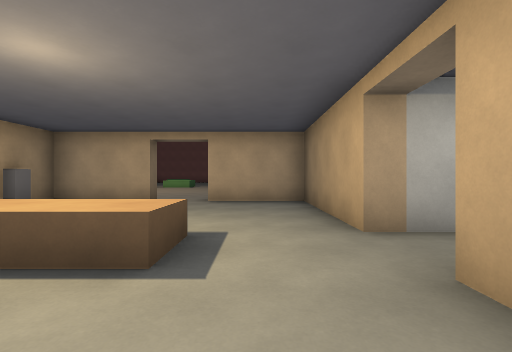
view 1 (above)

16 first-person views from a walk through a level from a Godot 3-D game. The camera is 1.3 m above the floor, looks level and sees 85° across. The floor is counted in squares, 2 m on a side. Each view is taken from the middle of a square. On the plan, view 1 faces up. The plan holds only what a view shows up to about 9 squares ahead; the rest is blank. The place goes on beyond the plan. Characters and animated objects are not drawn.

view 2
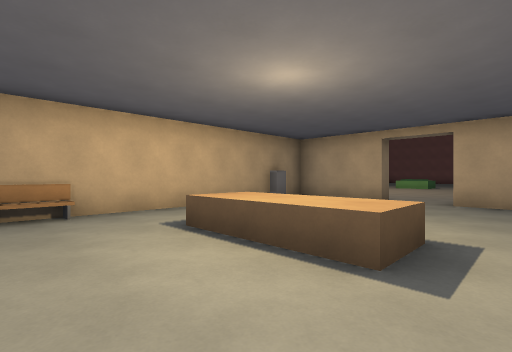

view 3
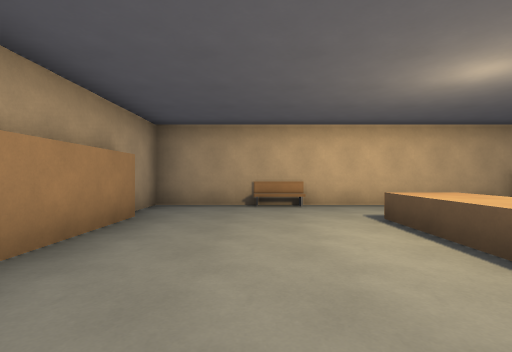

view 4
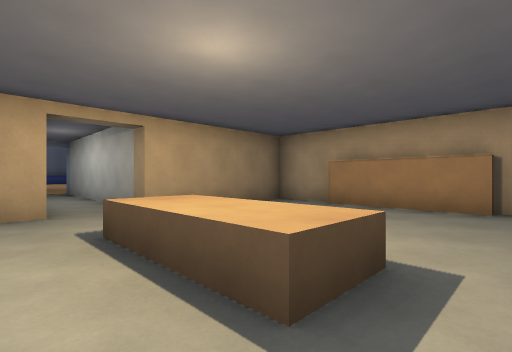

view 5
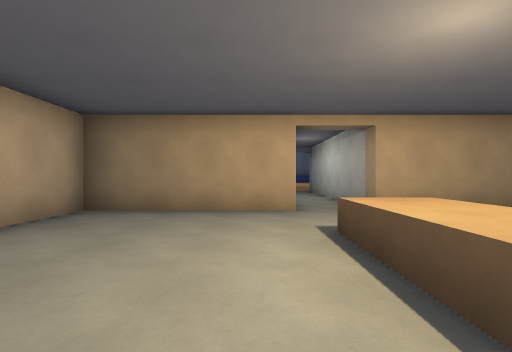

view 6
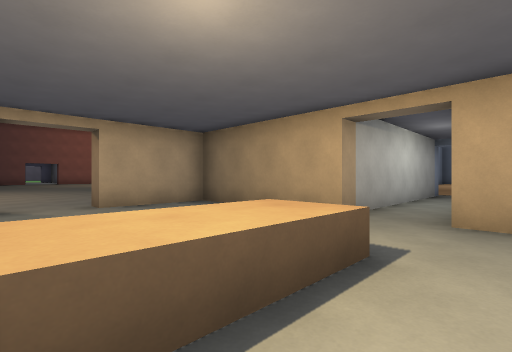

view 7
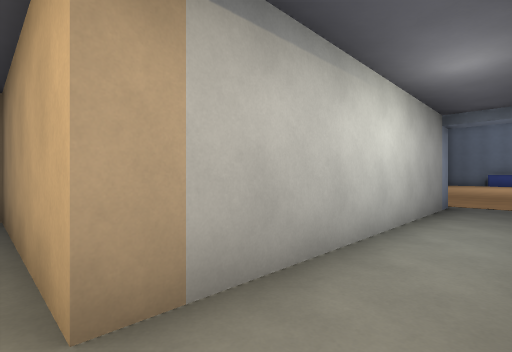

view 8
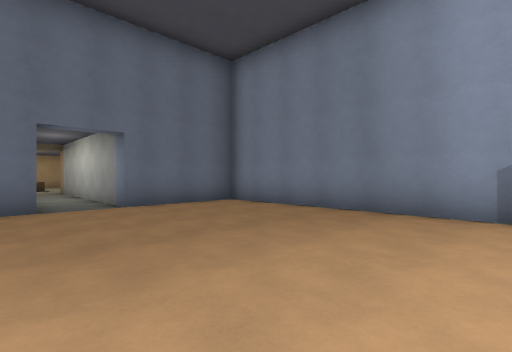

view 9
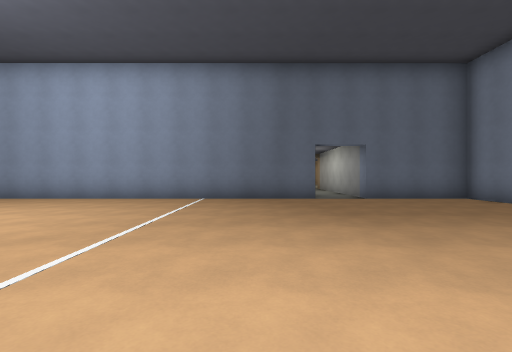

view 10
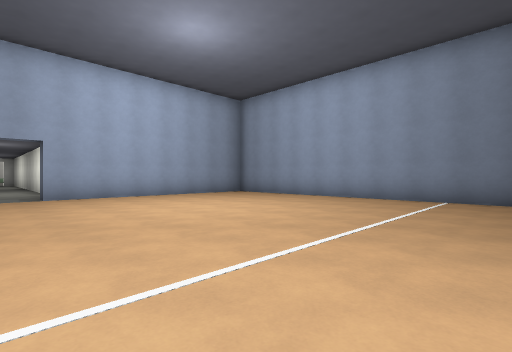

view 11
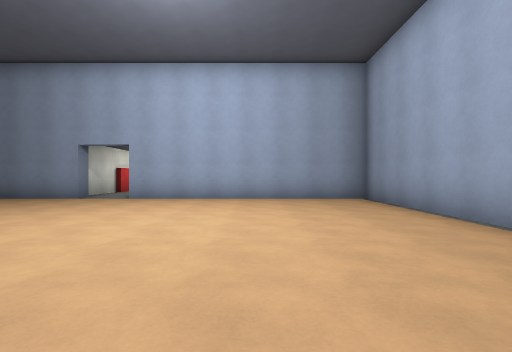

view 12
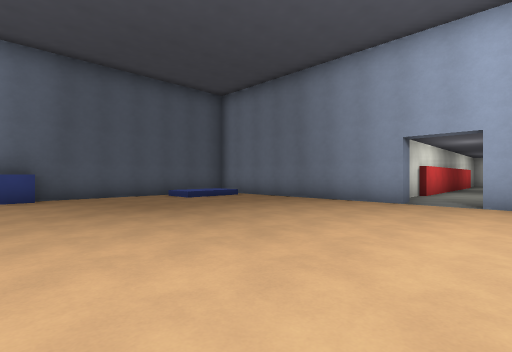

view 13
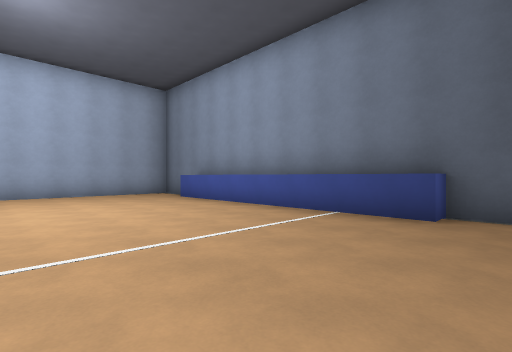

view 14
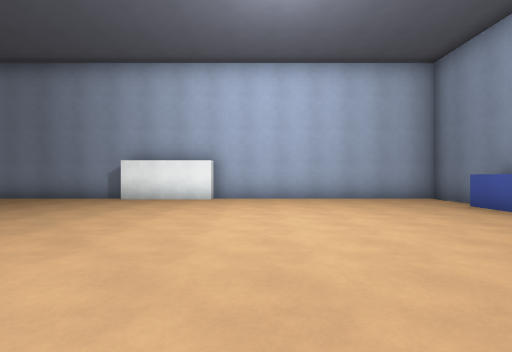

view 15
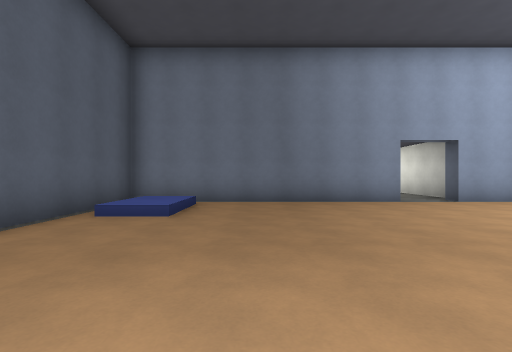

view 16
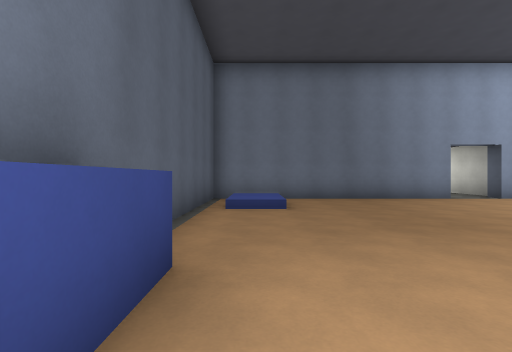

### Floor plan
Ten units are one square. View 1 is at (0, 0); x grows to the right and y downward. Boxes are objects, and circles mark ways between rooms. Rooms are numbered by the first view taken in them; rooms with no view inside come last. Other rooms are left out.
<svg viewBox="-60 -85 297 200">
<path fill="none" stroke="#000" d="M-27 -72 -52 -72 -52 23 -35 23M-50 -62 -50 -58M-4 23 13 23 13 -17 64 -17M-35 19 -5 19M77 -32 13 -32 13 -72 -12 -72M-7 -30 -7 -20 -33 -20 -33 -30 -7 -30M162 98 162 93 232 93 232 -63 168 -63 168 -58 142 -58M232 30 226 30 226 -40M77 -19 77 93 147 93 147 98M140 -63 77 -63 77 -32M142 104 142 110"/>
<rect x="-55" y="-5" width="10" height="10" fill="#bbb"><title>bench</title></rect>
<circle cx="70" cy="-25" r="3" fill="#2a7"/>
<text x="-10" y="-30">1</text>
<text x="150" y="20">2</text>
</svg>
Room 1 opens to room 2.

Where each view was taken, in squares from view 1:
view 1: 0 up, 0 right, facing up
view 2: 0 up, 0 right, facing up-left
view 3: 0 up, 1 right, facing left
view 4: 4 up, 4 left, facing down-right
view 5: 4 up, 4 left, facing right
view 6: 1 up, 3 left, facing up-right
view 7: 2 up, 1 right, facing up-right
view 8: 1 up, 14 right, facing up-left
view 9: 0 up, 16 right, facing left
view 10: 0 up, 16 right, facing down-left
view 11: 1 down, 11 right, facing down
view 12: 2 down, 14 right, facing down-right
view 13: 4 down, 18 right, facing up-right
view 14: 2 down, 18 right, facing up
view 15: 2 down, 20 right, facing down
view 16: 1 down, 22 right, facing down
